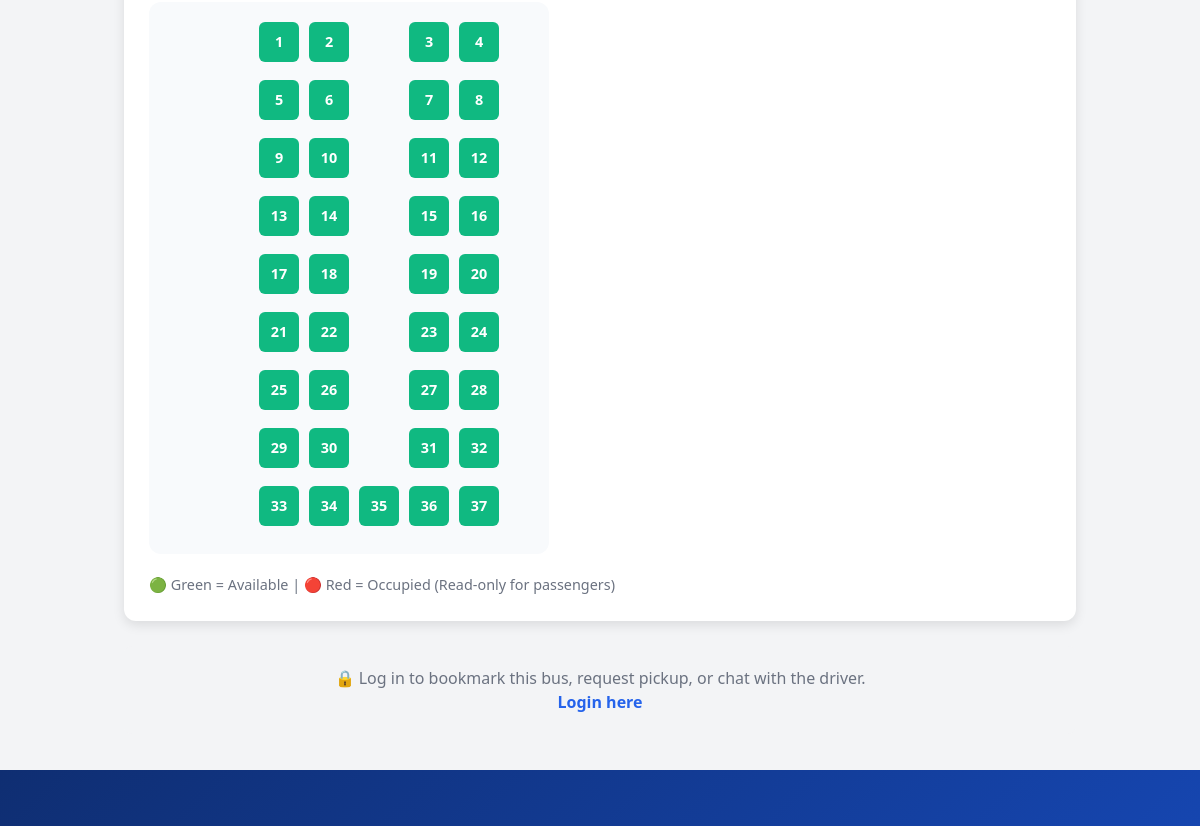
The page /track/8/ (middle part) on the database as committed earlier.
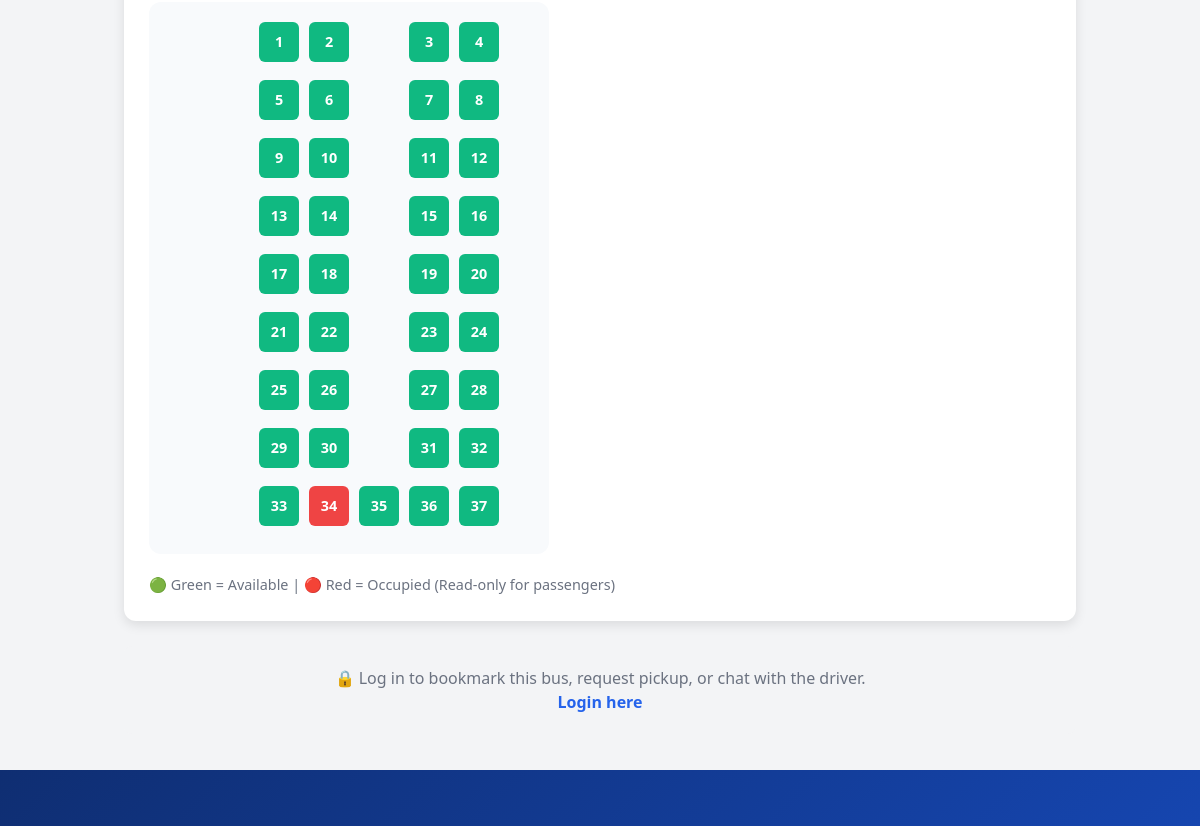
The same page on the database as committed later.
### core/models.py (models this page shows, shortened)
class Seat(models.Model):
    bus = models.ForeignKey(Bus, on_delete=models.CASCADE, related_name='seats')
    seat_number = models.PositiveIntegerField()
    is_available = models.BooleanField(default=True)

### core/views.py (the view, shortened to what this page needs)
# urls.py: path('track/<int:bus_id>/', views.track_bus, name='track_bus'),
def track_bus(request, bus_id):
    from .models import Bus
    bus = Bus.objects.filter(id=bus_id).first()
    seats = list(bus.seats.order_by('seat_number').all()) if bus else []
    last_row_start = bus.total_seats - 5 if bus and bus.total_seats >= 5 else 0
    seat_grid_columns = []
    seats_per_row = 4
    col_map = [2, 3, 5, 6]
    for idx, seat in enumerate(seats):
        if idx < last_row_start:
            row = (idx // seats_per_row) + 1
            pos = idx % seats_per_row
            col = col_map[pos]
        else:
            row = (last_row_start // seats_per_row) + 1 if last_row_start > 0 else (idx // seats_per_row) + 1
            col = (idx - last_row_start) + 2
            if col < 2: col = 2
            if col > 6: col = 6
        seat_grid_columns.append((seat, row, col))
    is_bookmarked = False
    if request.user.is_authenticated:
        is_bookmarked = Bookmark.objects.filter(user=request.user, bus=bus).exists()
    chat_room = None
    if request.user.is_authenticated and bus and bus.driver and bus.driver.user:
        chat_room = f'user_{request.user.id}_driver_{bus.driver.user.id}'
    default_pickup = request.GET.get('pickup', '')
    eta = None
    pickup_coords = None
    return render(request, 'user/tracking.html', {
        'bus_id': bus_id,
        'bus': bus,
        'seats': seats,
        'last_row_start': last_row_start,
        'seat_grid_columns': seat_grid_columns,
        'is_bookmarked': is_bookmarked,
        'chat_room': chat_room,
        'default_pickup': default_pickup,
        'eta': eta,
        'pickup_coords': pickup_coords,
    })

### core/models.py (called while the page is built)
    def get_stops_list(self):
        return [rs.stop for rs in self.routestop_set.order_by('order')]

    def get_route_coordinates(self):
        stops = self.get_stops_list()
        return [[stop.latitude, stop.longitude] for stop in stops]

### core/templates/user/tracking.html (shortened to what this page needs)
{% extends 'base.html' %}
{% load static %}
{% block extra_head %}
<link rel="stylesheet" href="https://unpkg.com/leaflet/dist/leaflet.css" />
{% endblock %}
{% block content %}
<div class="tracking-container">
    <div class="seat-section">
        <div class="seat-grid">
            {% for seat, row, col in seat_grid_columns %}
                <button class="seat-btn {% if seat.is_available %}seat-available{% else %}seat-occupied{% endif %}"
                    data-seat-id="{{ seat.id }}"
                    style="grid-column: {{ col }}; grid-row: {{ row }};"
                    disabled
                    title="Seat {{ seat.seat_number }} - {% if seat.is_available %}Available{% else %}Occupied{% endif %}">
                    {{ seat.seat_number }}
                </button>
            {% endfor %}
        </div>
        <div class="seat-info">
            🟢 Green = Available | 🔴 Red = Occupied (Read-only for passengers)
        </div>
    </div>
    {% if user.is_authenticated %}
        <div class="actions-section">
            <h3 class="section-title">Actions</h3>
            <div class="action-buttons">
                <button id="bookmarkBtn" class="action-btn {% if is_bookmarked %}bookmark-remove{% else %}bookmark-btn{% endif %}">
                    {% if is_bookmarked %}
                        ❌ Remove Bookmark
                    {% else %}
                        ⭐ Bookmark This Bus
                    {% endif %}
                </button>
            </div>
            <div class="pickup-section">
                <h4 class="pickup-title">📍 Request Pickup</h4>
                <div class="form-group">
                    <label class="form-label">Pickup Location *</label>
                    <textarea id="pickupStop" class="form-textarea" rows="2" placeholder="Enter your pickup location">{{ default_pickup }}</textarea>
                </div>
                <div class="form-group">
                    <label class="form-label">Optional Message</label>
                    <input id="pickupMsg" class="form-input" placeholder="Add any special instructions" />
                </div>
                <button id="sendPickup" class="send-btn">
                    📤 Send Pickup Request
                </button>
            </div>
        </div>
        <div class="chat-section">
            <div class="chat-container">
                <h3 class="section-title">💬 Chat with Driver</h3>
                <div id="chatLog" class="chat-log">
                    <div class="text-gray-500 text-center py-8">
                        <p>No messages yet. Start a conversation with the driver!</p>
                    </div>
                </div>
                <div class="chat-input-group">
                    <input id="chatInput" class="chat-input" placeholder="Type your message..." />
                    <button id="sendChat" class="chat-btn">Send</button>
                    <button id="clearChat" class="clear-chat-btn">Clear</button>
                </div>
            </div>
        </div>
    {% else %}
        <div class="login-prompt">
            <p>🔒 Log in to bookmark this bus, request pickup, or chat with the driver.</p>
            <a href="{% url 'user_login' %}" class="text-blue-600 hover:underline font-semibold">Login here</a>
        </div>
    {% endif %}
</div>
{% endblock %}

### core/templates/base.html (shortened to what this page needs)
<!DOCTYPE html>
<html lang="en">
<head>
    <script src="https://cdn.tailwindcss.com"></script>
    <link rel="stylesheet" href="https://cdnjs.cloudflare.com/ajax/libs/font-awesome/6.4.0/css/all.min.css">
    {% block extra_head %}{% endblock %}
</head>
<body class="bg-gray-100 flex flex-col min-h-screen">
    <main class="flex-grow p-4 container mx-auto">
        {% block content %}{% endblock %}
    </main>
    <footer>
    </footer>
</body>
</html>

### core/templates/user/tracking.html (style rules this page uses)
.tracking-container { max-width: 1400px; margin: 0 auto; padding: 20px; }
.seat-section { background: white; padding: 25px; border-radius: 12px; box-shadow: 0 4px 12px rgba(0, 0, 0, 0.1); margin-bottom: 25px; }
.seat-grid { display: grid; gap: 10px; grid-template-columns: 80px 40px 40px 40px 40px 40px; grid-auto-rows: 48px; max-width: 400px; margin: 20px 0; padding: 20px; background: #f8fafc; border-radius: 12px; }
.seat-btn { width: 40px; height: 40px; border: none; border-radius: 6px; color: white; font-weight: 600; cursor: default; display: flex; align-items: center; justify-content: center; transition: all 0.3s ease; font-size: 0.9rem; }
.seat-available { background-color: #10b981; }
.seat-occupied { background-color: #ef4444; }
.seat-info { color: #6b7280; font-size: 0.9rem; margin-top: 10px; }
.login-prompt { background: #f3f4f6; padding: 20px; border-radius: 8px; text-align: center; color: #6b7280; }

### core/templates/base.html (style rules this page uses)
:root { --primary: #1a56db; --secondary: #0f2e72; --accent: #ff6b35; --light: #f3f4f6; --dark: #1f2937; }
footer { background: linear-gradient(135deg, var(--secondary) 0%, var(--primary) 100%); color: white; padding: 60px 0 30px; margin-top: auto; }

Rows that differ between the two databases and show on the page:
changed Seat (number 34 of 37 on the later page): is_available True → False (drawn)
